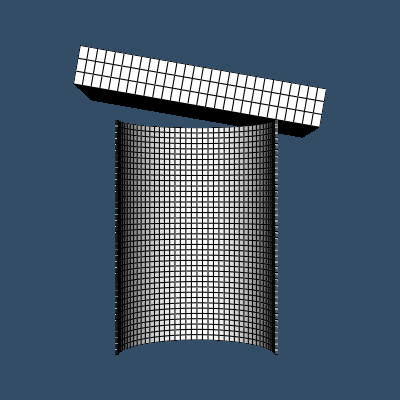

Reproduce this figure in Python.
#!/usr/bin/env python

# Demonstrate vtkMergeTimeFilter by reading an Exodus file with temporal
# data, creating a shifted copy, merging the time steps, and rendering
# the dataset at the first time step.

import os

# Factory overrides
import vtkmodules.vtkInteractionStyle  # noqa: F401
import vtkmodules.vtkRenderingOpenGL2  # noqa: F401

from vtkmodules.vtkFiltersGeneral import vtkMergeTimeFilter
from vtkmodules.vtkFiltersGeometry import vtkCompositeDataGeometryFilter
from vtkmodules.vtkFiltersHybrid import vtkTemporalShiftScale
from vtkmodules.vtkIOExodus import vtkExodusIIReader
from vtkmodules.vtkRenderingCore import (
    vtkActor,
    vtkCompositePolyDataMapper,
    vtkRenderWindow,
    vtkRenderWindowInteractor,
    vtkRenderer,
)

# Data directory
data_dir = os.environ.get("VPE_DATA_DIR", os.path.dirname(os.path.abspath(__file__)))

# Read temporal Exodus data
reader = vtkExodusIIReader()
reader.SetFileName(os.path.join(data_dir, "can.ex2"))
reader.Update()

# Shift the time steps
shifter = vtkTemporalShiftScale()
shifter.SetInputConnection(reader.GetOutputPort(0))
shifter.SetPreShift(-0.002)

# Merge time steps from original and shifted
merger = vtkMergeTimeFilter()
merger.SetInputConnection(reader.GetOutputPort(0))
merger.AddInputConnection(shifter.GetOutputPort(0))
merger.SetTolerance(0.00004)
merger.Update()

# Extract geometry for rendering
geometry = vtkCompositeDataGeometryFilter()
geometry.SetInputConnection(merger.GetOutputPort())

# Render with composite mapper
mapper = vtkCompositePolyDataMapper()
mapper.SetInputConnection(geometry.GetOutputPort())

actor = vtkActor()
actor.SetMapper(mapper)
actor.GetProperty().EdgeVisibilityOn()
actor.GetProperty().SetEdgeColor(0, 0, 0)

# Renderer
renderer = vtkRenderer()
renderer.AddActor(actor)
renderer.SetBackground(0.2, 0.3, 0.4)

# Window
render_window = vtkRenderWindow()
render_window.AddRenderer(renderer)
render_window.SetSize(400, 400)
render_window.SetWindowName("merge time")

# Interactor
interactor = vtkRenderWindowInteractor()
interactor.SetRenderWindow(render_window)

# Scene
renderer.GetActiveCamera().SetPosition(0, -40, -5)
renderer.GetActiveCamera().SetFocalPoint(0, 4, -5)
renderer.GetActiveCamera().SetViewUp(0, 0, 1)
renderer.ResetCamera()
renderer.ResetCameraClippingRange()

interactor.Initialize()
interactor.Start()
